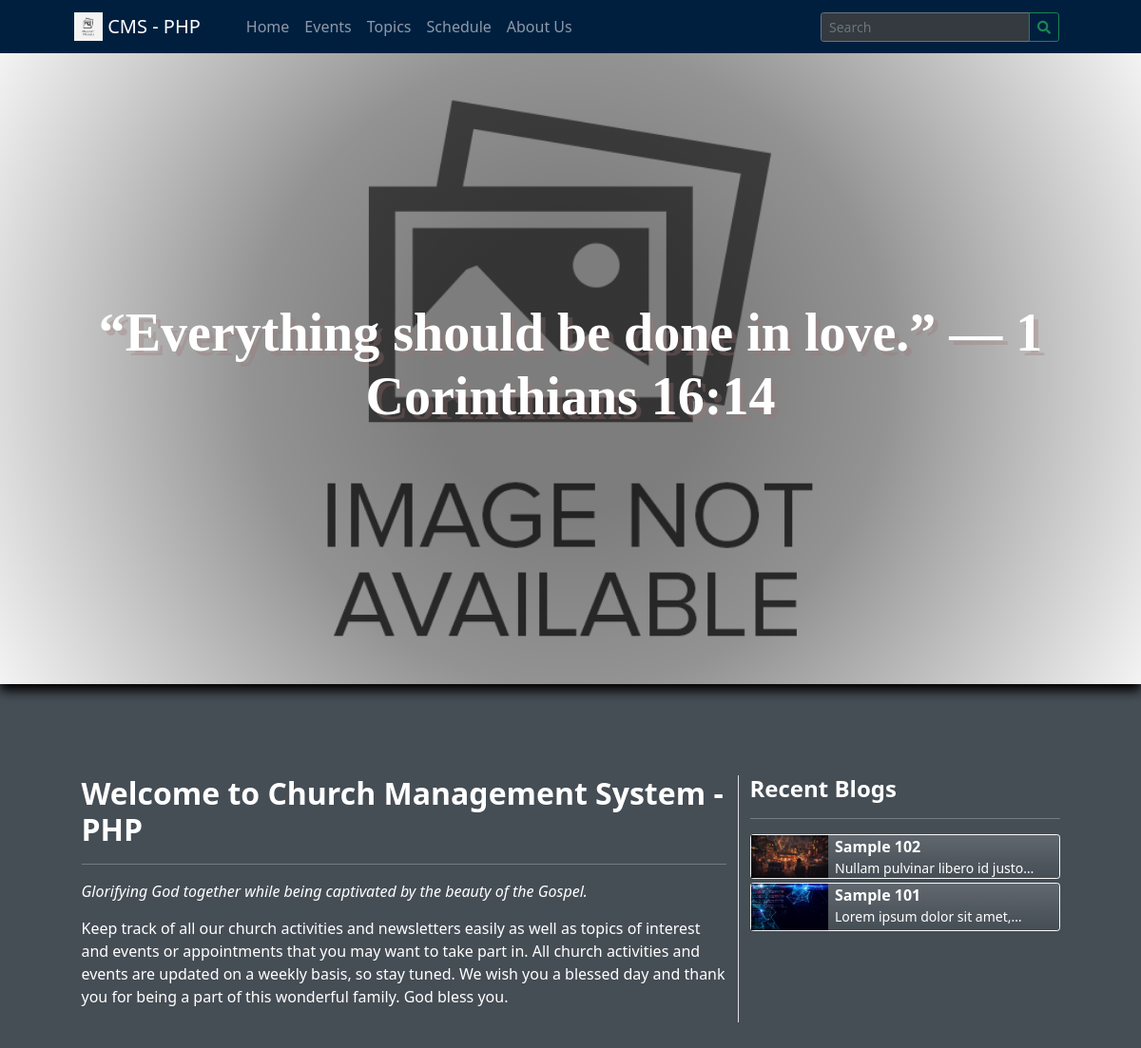
The page / on the database its author committed.
### tables this page shows
CREATE TABLE `blogs` (
  `id` int(30) NOT NULL,
  `title` text NOT NULL,
  `topic_id` int(30) DEFAULT NULL,
  `content` text NOT NULL,
  `keywords` text NOT NULL,
  `meta_description` text NOT NULL,
  `banner_path` text NOT NULL,
  `upload_dir_code` text NOT NULL,
  `status` tinyint(1) NOT NULL DEFAULT 0 COMMENT '0 = unpublished ,1= published',
  `blog_url` text NOT NULL,
  `author_id` int(30) NOT NULL,
  `date_created` datetime NOT NULL DEFAULT current_timestamp(),
  `date_updated` datetime DEFAULT NULL ON UPDATE current_timestamp()
);

### classes/DBConnection.php (called while the page is built, shortened)
<?php
class DBConnection{
    private $host = DB_SERVER;
    private $username = DB_USERNAME;
    private $password = DB_PASSWORD;
    private $database = DB_NAME;
    public $conn;
    public function __construct(){
        if (!isset($this->conn)) {
            $this->conn = new mysqli($this->host, $this->username, $this->password, $this->database);
        }
    }
}
?>

### classes/SystemSettings.php (called while the page is built, shortened)
<?php
class SystemSettings extends DBConnection{
	function info($field=''){
		if(!empty($field)){
			if(isset($_SESSION['system_info'][$field]))
				return $_SESSION['system_info'][$field];
			else
				return false;
		}else{
			return false;
		}
	}
}
$_settings = new SystemSettings();
?>

### config.php (called while the page is built, shortened)
<?php
require_once('classes/DBConnection.php');
require_once('classes/SystemSettings.php');
function validate_image($file){
	if(!empty($file)){
		if(is_file(base_app.$file)){
			return base_url.$file;
		}else{
			return base_url.'dist/img/no-image-available.png';
		}
	}else{
		return base_url.'dist/img/no-image-available.png';
	}
}
?>

### home.php (the view, shortened to what this page needs)
 <header class="bg-dark py-5 d-flex align-items-center" id="main-header">
    <div class="container px-4 px-lg-5 my-5 w-100">
        <div class="text-center text-white">
            <h1 class="display-4 fw-bolder"><?php echo isset($dv['verse']) ? '"'.$dv['verse'].'"' : $_settings->info('home_quote') ?></h1>
        </div>
    </div>
</header>
<section class="py-5">
    <div class="container px-4 px-lg-5 mt-5">
       <div class="col-12">
           <div class="row">
               <div class="col-md-8">
                   <h2><b>Welcome to <?php echo $_settings->info('name') ?></b></h2>
                   <hr>
               </div>
               <div class="col-md-4 border-left">
                   <h4><b>Recent Blogs</b></h4>
                   <hr>
                   <?php
                    $qry_blogs =$conn->query("SELECT * FROM `blogs` where `status` = 1 order by unix_timestamp(`date_created`) desc Limit 10");
                    while($row = $qry_blogs->fetch_assoc()):
                   ?>
                   <a href="<?php echo base_url.$row['blog_url'] ?>" class="w-100 d-flex pl-0 row-cols-2 text-decoration-none bg-light bg-gradient rounded-1 border-light border recent-item mb-1">
                       <div class="col-auto w-25 ml-0 p-0">
                           <img src="<?php echo validate_image($row['banner_path']) ?>" alt="Title" class="img-thumbnail recent-blog-img border-0 rounded-0  ml-0">
                       </div>
                       <div class="col-auto flex-grow-1 w-75">
                           <p class="truncate-1 m-0 "><b><?php echo $row['title'] ?></b></p>
                           <small class="truncate-1"><?php echo $row['meta_description'] ?></small>
                       </div>
                   </a>
                   <?php
                   endwhile;
                    ?>
               </div>
           </div>
       </div>
    </div>
</section>

### rows shown on the page
blogs: banner_path (picture), title "Sample 102", meta_description "Nullam pulvinar libero id…"
blogs: banner_path (picture), title "Sample 101", meta_description "Lorem ipsum dolor sit…"

### other values the page prints
$_settings->info('short_name') "CMS - PHP"
$_settings->info('home_quote') "“Everything should be done in love.” — 1 Corinthians 16:14"
$_settings->info('name') "Church Management System - PHP"
